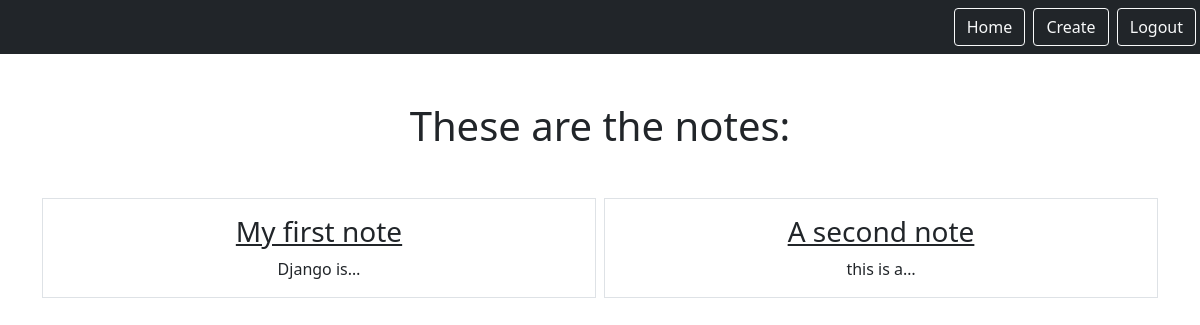
Page /smart/notes (signed in) on the earlier database version.
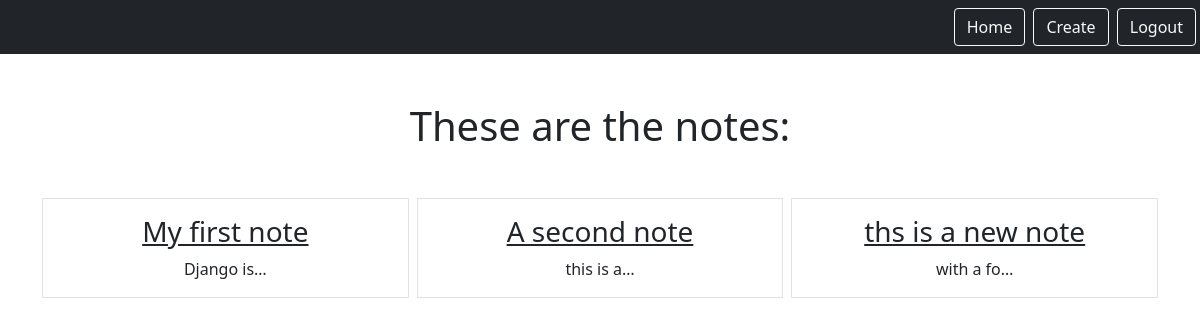
Same page on the later database version.
### notes/models.py (models this page shows)
class Notes(models.Model):
    title = models.CharField(max_length=200)
    text = models.TextField()
    created = models.DateTimeField(auto_now_add=True)
    user = models.ForeignKey(User, on_delete=models.CASCADE, related_name ="notes")

### notes/views.py (the view)
# urls.py: path('notes', views.NotesListView.as_view(), name="notes.list"),
class NotesListView(LoginRequiredMixin,ListView):
    model = Notes
    context_object_name = "notes"
    template_name = "notes/notes_list.html"
    login_url = "/admin"
    def get_queryset(self):
        return self.request.user.notes.all()

### notes/templates/notes/notes_list.html
{% extends "base.html" %}
{% block content %}
{%load static%}
    <h1 class="my-5">These are the notes:</h1>
        <div class="row row-cols3 g-2">
            {%for note in notes%}
            <div class="col">
                <div class="p-3 border">
                   <a href="{% url 'notes.detail' pk=note.id %}" class="text-dark text-decoration-non">
                    <h3>{{note.title}}</h3></a>
                    {{note.text |truncatechars:10}}
                </div>
            </div>
            {%endfor%}
        </div>
{% endblock %}

### static/templates/base.html (shortened to what this page needs)
{% load static %}
<html>
    <head>
        <link href="https://cdn.jsdelivr.net/npm/bootstrap@5.0.2/dist/css/bootstrap.min.css" rel="stylesheet"/>
    </head>
    <body>
        <nav class='navbar navbar-dark bg-dark'>
            <div class='ms-auto'>
                {% if user.is_authenticated %}
                <a href="{% url 'notes.list'%}" class='btn btn-outline-light me-1'>Home</a>
                <a href="{% url 'notes.new'%}" class='btn btn-outline-light me-1'>Create</a>
                <a href="{% url 'logout'%}" class='btn btn-outline-light me-1'>Logout</a>
                {% else %}
                <a href="{% url 'login'%}" class='btn btn-outline-light me-1'>Login</a>
                <a href="{% url 'signup'%}" class='btn btn-outline-light me-1'>signup</a>
                {% endif %}
            </div>
        </nav>
        <div class="my-5 text-center container">
            {% block content %}
            {% endblock %}
        </div>
    </body>
</html>

Differences in the rows shown:
added Notes: title "ths is a new note", text "with a fo…"
